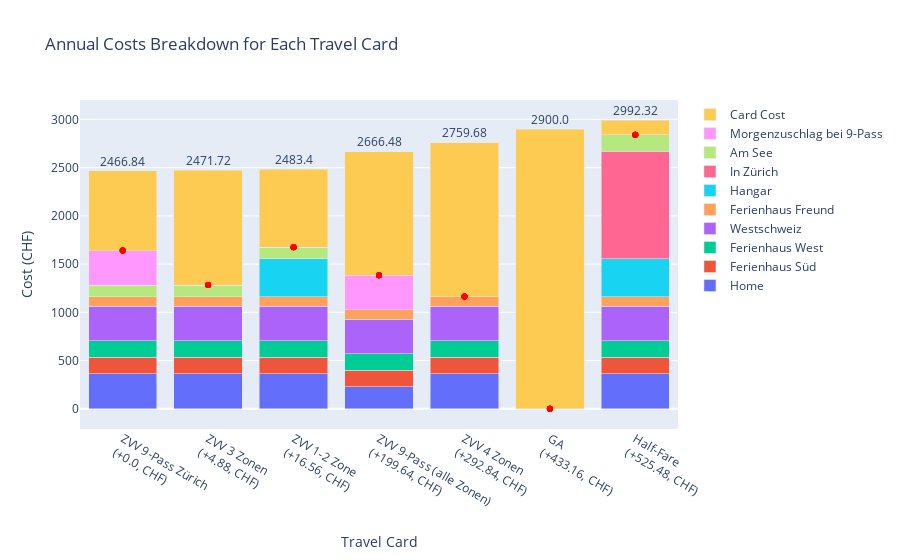

Notebook cell for this chart:
### Code cell
import plotly.graph_objects as go

# Initialize a dictionary to store the route costs for each travel card
route_costs = {card: {destination: 0 for destination in df_travel_routes['Destination']} for card in df_travel_cards['Travel Card']}

# Iterate over each row in the travel routes dataframe
for i, row in df_travel_routes.iterrows():
    destination = row['Destination']
    route_costs_row = row['Costs']
    times_per_month = row['How many times per month']
    included_cards = row['Included in Travel Card']

    # Calculate the route cost for each travel card
    for card in route_costs.keys():
        if card in included_cards:
            cost = 0
        elif included_cards == '[GA]':
            cost = route_costs_row.get('Half-Fare', 0)
        else:
            cost = route_costs_row.get(card, route_costs_row.get('Half-Fare', 0))
        route_costs[card][destination] += cost * times_per_month * 12

# All the costs from the route_costs dictionary can be made a bit cheaper due to a new offer: Half-fare plus. There are three options: you pay 800 and get 1000, 1500 get 2000 or pay 2100 and get 3000. We can make a switch case with the best fitting option for each card.
def half_fare_plus(cost):
    if cost < 1000:
        return cost * 800 / 1000
    elif cost < 2000:
        return cost * 1500 / 2000
    else:
        return cost * 2100 / 3000
    
# Apply the half_fare_plus function to all the costs in the route_costs dictionary
route_costs = {card: {destination: half_fare_plus(cost) for destination, cost in costs.items()} for card, costs in route_costs.items()}

# Get the card costs
card_costs = df_travel_cards.set_index('Travel Card')['Cost (CHF)'].to_dict()

# Calculate the total cost for each card
total_costs = {card: sum(route_costs[card].values()) + card_costs[card] for card in route_costs.keys()}

# Sort the travel cards by total cost
sorted_cards = sorted(total_costs.items(), key=lambda x: x[1])

# Get the cost of the cheapest card
cheapest_card_cost = sorted_cards[0][1]

# Plotting
fig = go.Figure()

for idx, destination in enumerate(df_travel_routes['Destination'].unique()):
    # create a list of costs per route for each sorted card
    costs_per_route = [route_costs[card][destination] for card, _ in sorted_cards]
    fig.add_trace(go.Bar(
        x=[card for card, _ in sorted_cards],
        y=costs_per_route,
        name=destination
    ))

# Add the costs of the cards themselves
fig.add_trace(go.Bar(
    x=[card for card, _ in sorted_cards],
    y=[card_costs[card] for card, _ in sorted_cards],
    name='Card Cost'
))

# Add the total costs of the cards as text annotations to the plot
for i, (card, total_cost) in enumerate(sorted_cards):
    fig.add_annotation(
        x=i,  # this is the index of the card in the sorted list
        y=total_cost + 100,  # this is the total cost of the card
        text=str(round(total_cost, 2)),
        showarrow=False
    )

    # Calculate the total route costs without the card cost for each card
    total_route_costs = {card: sum(route_costs[card].values()) for card in route_costs.keys()}

    # Add a red dot for the total route costs without the card cost
    fig.add_trace(go.Scatter(
        x=[card for card, _ in sorted_cards],
        y=[total_route_costs[card] for card, _ in sorted_cards],
        mode='markers',
        line=dict(color='red', width=2),
        showlegend=False  # Remove the legend for this trace
    ))

# Modify x-axis labels to include the difference to the cheapest card
xaxis_labels = [f"{card}<br>(+{round(total_cost - cheapest_card_cost, 2)}, CHF)" for card, total_cost in sorted_cards]

# Add the layout details
fig.update_layout(
    title='Annual Costs Breakdown for Each Travel Card',
    xaxis=dict(title="Travel Card", tickmode='array', tickvals=list(range(len(sorted_cards))), ticktext=xaxis_labels),
    yaxis_title="Cost (CHF)",
    barmode='stack'
)

fig.show()

# save the plot as a png with high resolution, 5000 by 2000 pixels
fig.write_image("annual_costs_breakdown.png", width=1000, height=500, scale=3)

### Figure 1 — Plotly figure (JSON) as saved in the notebook; plotly's stock layout.template omitted (floating-point values rounded to 4 significant figures)
{"data": [{"name": "Home", "type": "bar", "x": ["ZVV 9-Pass Zürich", "ZVV 3 Zonen", "ZVV 1-2 Zone", "ZVV 9-Pass (alle Zonen)", "ZVV 4 Zonen", "GA", "Half-Fare"], "y": [364.8, 364.8, 364.8, 228.5, 364.8, 0, 364.8]}, {"name": "Ferienhaus Süd", "type": "bar", "x": ["ZVV 9-Pass Zürich", "ZVV 3 Zonen", "ZVV 1-2 Zone", "ZVV 9-Pass (alle Zonen)", "ZVV 4 Zonen", "GA", "Half-Fare"], "y": [169.9, 169.9, 169.9, 169.9, 169.9, 0, 169.9]}, {"name": "Ferienhaus West", "type": "bar", "x": ["ZVV 9-Pass Zürich", "ZVV 3 Zonen", "ZVV 1-2 Zone", "ZVV 9-Pass (alle Zonen)", "ZVV 4 Zonen", "GA", "Half-Fare"], "y": [173.3, 173.3, 173.3, 173.3, 173.3, 0, 173.3]}, {"name": "Westschweiz", "type": "bar", "x": ["ZVV 9-Pass Zürich", "ZVV 3 Zonen", "ZVV 1-2 Zone", "ZVV 9-Pass (alle Zonen)", "ZVV 4 Zonen", "GA", "Half-Fare"], "y": [355.2, 355.2, 355.2, 355.2, 355.2, 0, 355.2]}, {"name": "Ferienhaus Freund", "type": "bar", "x": ["ZVV 9-Pass Zürich", "ZVV 3 Zonen", "ZVV 1-2 Zone", "ZVV 9-Pass (alle Zonen)", "ZVV 4 Zonen", "GA", "Half-Fare"], "y": [100.5, 100.5, 100.5, 100.5, 100.5, 0, 100.5]}, {"name": "Hangar", "type": "bar", "x": ["ZVV 9-Pass Zürich", "ZVV 3 Zonen", "ZVV 1-2 Zone", "ZVV 9-Pass (alle Zonen)", "ZVV 4 Zonen", "GA", "Half-Fare"], "y": [0, 0, 391.7, 0, 0, 0, 391.7]}, {"name": "In Zürich", "type": "bar", "x": ["ZVV 9-Pass Zürich", "ZVV 3 Zonen", "ZVV 1-2 Zone", "ZVV 9-Pass (alle Zonen)", "ZVV 4 Zonen", "GA", "Half-Fare"], "y": [0, 0, 0, 0, 0, 0, 1116]}, {"name": "Am See", "type": "bar", "x": ["ZVV 9-Pass Zürich", "ZVV 3 Zonen", "ZVV 1-2 Zone", "ZVV 9-Pass (alle Zonen)", "ZVV 4 Zonen", "GA", "Half-Fare"], "y": [119.0, 119.0, 119.0, 0, 0, 0, 169.0]}, {"name": "Morgenzuschlag bei 9-Pass", "type": "bar", "x": ["ZVV 9-Pass Zürich", "ZVV 3 Zonen", "ZVV 1-2 Zone", "ZVV 9-Pass (alle Zonen)", "ZVV 4 Zonen", "GA", "Half-Fare"], "y": [357.1, 0, 0, 357.1, 0, 0, 0]}, {"name": "Card Cost", "type": "bar", "x": ["ZVV 9-Pass Zürich", "ZVV 3 Zonen", "ZVV 1-2 Zone", "ZVV 9-Pass (alle Zonen)", "ZVV 4 Zonen", "GA", "Half-Fare"], "y": [827, 1189, 809, 1282, 1596, 2900, 152]}, {"line": {"color": "red", "width": 2}, "mode": "markers", "showlegend": false, "type": "scatter", "x": ["ZVV 9-Pass Zürich", "ZVV 3 Zonen", "ZVV 1-2 Zone", "ZVV 9-Pass (alle Zonen)", "ZVV 4 Zonen", "GA", "Half-Fare"], "y": [1640.0, 1283.0, 1674.0, 1384.0, 1164.0, 0, 2840.0]}, {"line": {"color": "red", "width": 2}, "mode": "markers", "showlegend": false, "type": "scatter", "x": ["ZVV 9-Pass Zürich", "ZVV 3 Zonen", "ZVV 1-2 Zone", "ZVV 9-Pass (alle Zonen)", "ZVV 4 Zonen", "GA", "Half-Fare"], "y": [1640.0, 1283.0, 1674.0, 1384.0, 1164.0, 0, 2840.0]}, {"line": {"color": "red", "width": 2}, "mode": "markers", "showlegend": false, "type": "scatter", "x": ["ZVV 9-Pass Zürich", "ZVV 3 Zonen", "ZVV 1-2 Zone", "ZVV 9-Pass (alle Zonen)", "ZVV 4 Zonen", "GA", "Half-Fare"], "y": [1640.0, 1283.0, 1674.0, 1384.0, 1164.0, 0, 2840.0]}, {"line": {"color": "red", "width": 2}, "mode": "markers", "showlegend": false, "type": "scatter", "x": ["ZVV 9-Pass Zürich", "ZVV 3 Zonen", "ZVV 1-2 Zone", "ZVV 9-Pass (alle Zonen)", "ZVV 4 Zonen", "GA", "Half-Fare"], "y": [1640.0, 1283.0, 1674.0, 1384.0, 1164.0, 0, 2840.0]}, {"line": {"color": "red", "width": 2}, "mode": "markers", "showlegend": false, "type": "scatter", "x": ["ZVV 9-Pass Zürich", "ZVV 3 Zonen", "ZVV 1-2 Zone", "ZVV 9-Pass (alle Zonen)", "ZVV 4 Zonen", "GA", "Half-Fare"], "y": [1640.0, 1283.0, 1674.0, 1384.0, 1164.0, 0, 2840.0]}, {"line": {"color": "red", "width": 2}, "mode": "markers", "showlegend": false, "type": "scatter", "x": ["ZVV 9-Pass Zürich", "ZVV 3 Zonen", "ZVV 1-2 Zone", "ZVV 9-Pass (alle Zonen)", "ZVV 4 Zonen", "GA", "Half-Fare"], "y": [1640.0, 1283.0, 1674.0, 1384.0, 1164.0, 0, 2840.0]}, {"line": {"color": "red", "width": 2}, "mode": "markers", "showlegend": false, "type": "scatter", "x": ["ZVV 9-Pass Zürich", "ZVV 3 Zonen", "ZVV 1-2 Zone", "ZVV 9-Pass (alle Zonen)", "ZVV 4 Zonen", "GA", "Half-Fare"], "y": [1640.0, 1283.0, 1674.0, 1384.0, 1164.0, 0, 2840.0]}], "layout": {"annotations": [{"showarrow": false, "text": "2466.84", "x": 0, "y": 2567.0}, {"showarrow": false, "text": "2471.72", "x": 1, "y": 2572.0}, {"showarrow": false, "text": "2483.4", "x": 2, "y": 2583.0}, {"showarrow": false, "text": "2666.48", "x": 3, "y": 2766.0}, {"showarrow": false, "text": "2759.68", "x": 4, "y": 2860.0}, {"showarrow": false, "text": "2900.0", "x": 5, "y": 3000}, {"showarrow": false, "text": "2992.32", "x": 6, "y": 3092.0}], "barmode": "stack", "title": {"text": "Annual Costs Breakdown for Each Travel Card"}, "xaxis": {"tickmode": "array", "ticktext": ["ZVV 9-Pass Zürich<br>(+0.0, CHF)", "ZVV 3 Zonen<br>(+4.88, CHF)", "ZVV 1-2 Zone<br>(+16.56, CHF)", "ZVV 9-Pass (alle Zonen)<br>(+199.64, CHF)", "ZVV 4 Zonen<br>(+292.84, CHF)", "GA<br>(+433.16, CHF)", "Half-Fare<br>(+525.48, CHF)"], "tickvals": [0, 1, 2, 3, 4, 5, 6], "title": {"text": "Travel Card"}}, "yaxis": {"title": {"text": "Cost (CHF)"}}}}
